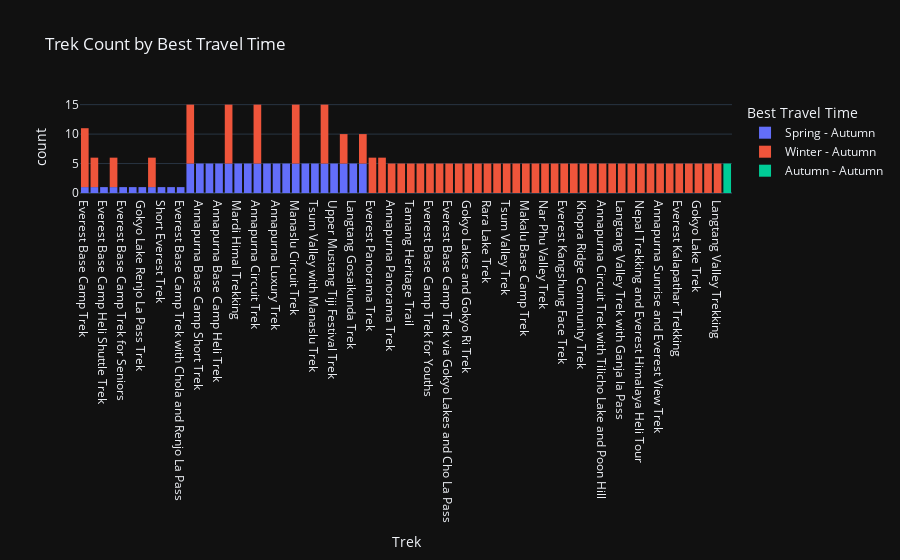

Notebook code for this chart:
### Code cell
# visualization based on trek and best travel time
fig = px.histogram(df, x='Trek', color='Best Travel Time', title='Trek Count by Best Travel Time')
fig.show()

### Figure 1 — Plotly figure (JSON) as saved in the notebook; plotly's stock layout.template omitted (floating-point values rounded to 4 significant figures; data arrays with more than 128 entries replaced by an {"elided": "..."} marker saying what was removed)
{"data": [{"alignmentgroup": "True", "bingroup": "x", "hovertemplate": "Best Travel Time=Spring - Autumn<br>Trek=%{x}<br>count=%{y}<extra></extra>", "legendgroup": "Spring - Autumn", "marker": {"color": "#636efa", "pattern": {"shape": ""}}, "name": "Spring - Autumn", "offsetgroup": "Spring - Autumn", "orientation": "v", "showlegend": true, "x": ["Everest Base Camp Trek", "Everest Base Camp Short Trek", "Everest Base Camp Heli Shuttle Trek", "Everest Base Camp Heli Trek", "Everest Base Camp Trek for Seniors", "Everest Chola Pass Trek", "Gokyo Lake Renjo La Pass Trek", "Everest High Passes Trek", "Short Everest Trek", "Luxury Everest Base Camp Heli Trek", "Everest Base Camp Trek with Chola and Renjo La Pass", "Annapurna Base Camp Trek", "Annapurna Base Camp Short Trek", "Instant Annapurna Base Camp Trek", "Annapurna Base Camp Heli Trek", "Mardi Himal Trek", "Mardi Himal Trekking", "Classic Annapurna Circuit Trek", "Annapurna Circuit Trek", "Annapurna Circuit Short Trek", "Annapurna Luxury Trek", "Annapurna Tilicho Lake Trek", "Manaslu Circuit Trek", "Manaslu Circuit Trekking", "Tsum Valley with Manaslu Trek", "Upper Mustang Trek", "Upper Mustang Tiji Festival Trek", "Langtang Valley Trek", "Langtang Gosaikunda Trek", "Tamang Heritage Trek", "Annapurna Base Camp Trek", "Annapurna Base Camp Short Trek", "Instant Annapurna Base Camp Trek", "Annapurna Base Camp Heli Trek", "Mardi Himal Trek", "Mardi Himal Trekking", "Classic Annapurna Circuit Trek", "Annapurna Circuit Trek", "Annapurna Circuit Short Trek", "Annapurna Luxury Trek", "Annapurna Tilicho Lake Trek", "Manaslu Circuit Trek", "Manaslu Circuit Trekking", "Tsum Valley with Manaslu Trek", "Upper Mustang Trek", "Upper Mustang Tiji Festival Trek", "Langtang Valley Trek", "Langtang Gosaikunda Trek", "Tamang Heritage Trek", "Annapurna Base Camp Trek", "Annapurna Base Camp Short Trek", "Instant Annapurna Base Camp Trek", "Annapurna Base Camp Heli Trek", "Mardi Himal Trek", "Mardi Himal Trekking", "Classic Annapurna Circuit Trek", "Annapurna Circuit Trek", "Annapurna Circuit Short Trek", "Annapurna Luxury Trek", "Annapurna Tilicho Lake Trek", "Manaslu Circuit Trek", "Manaslu Circuit Trekking", "Tsum Valley with Manaslu Trek", "Upper Mustang Trek", "Upper Mustang Tiji Festival Trek", "Langtang Valley Trek", "Langtang Gosaikunda Trek", "Tamang Heritage Trek", "Annapurna Base Camp Trek", "Annapurna Base Camp Short Trek", "Instant Annapurna Base Camp Trek", "Annapurna Base Camp Heli Trek", "Mardi Himal Trek", "Mardi Himal Trekking", "Classic Annapurna Circuit Trek", "Annapurna Circuit Trek", "Annapurna Circuit Short Trek", "Annapurna Luxury Trek", "Annapurna Tilicho Lake Trek", "Manaslu Circuit Trek", "Manaslu Circuit Trekking", "Tsum Valley with Manaslu Trek", "Upper Mustang Trek", "Upper Mustang Tiji Festival Trek", "Langtang Valley Trek", "Langtang Gosaikunda Trek", "Tamang Heritage Trek", "Annapurna Base Camp Trek", "Annapurna Base Camp Short Trek", "Instant Annapurna Base Camp Trek", "Annapurna Base Camp Heli Trek", "Mardi Himal Trek", "Mardi Himal Trekking", "Classic Annapurna Circuit Trek", "Annapurna Circuit Trek", "Annapurna Circuit Short Trek", "Annapurna Luxury Trek", "Annapurna Tilicho Lake Trek", "Manaslu Circuit Trek", "Manaslu Circuit Trekking", "Tsum Valley with Manaslu Trek", "Upper Mustang Trek", "Upper Mustang Tiji Festival Trek", "Langtang Valley Trek", "Langtang Gosaikunda Trek", "Tamang Heritage Trek"], "xaxis": "x", "yaxis": "y", "type": "histogram"}, {"alignmentgroup": "True", "bingroup": "x", "hovertemplate": "Best Travel Time=Winter - Autumn<br>Trek=%{x}<br>count=%{y}<extra></extra>", "legendgroup": "Winter - Autumn", "marker": {"color": "#EF553B", "pattern": {"shape": ""}}, "name": "Winter - Autumn", "offsetgroup": "Winter - Autumn", "orientation": "v", "showlegend": true, "x": {"elided": "272 str values"}, "xaxis": "x", "yaxis": "y", "type": "histogram"}, {"alignmentgroup": "True", "bingroup": "x", "hovertemplate": "Best Travel Time=Autumn - Autumn<br>Trek=%{x}<br>count=%{y}<extra></extra>", "legendgroup": "Autumn - Autumn", "marker": {"color": "#00cc96", "pattern": {"shape": ""}}, "name": "Autumn - Autumn", "offsetgroup": "Autumn - Autumn", "orientation": "v", "showlegend": true, "x": ["Upper Mustang Trek with Yara", "Upper Mustang Trek with Yara", "Upper Mustang Trek with Yara", "Upper Mustang Trek with Yara", "Upper Mustang Trek with Yara"], "xaxis": "x", "yaxis": "y", "type": "histogram"}], "layout": {"xaxis": {"anchor": "y", "domain": [0.0, 1.0], "title": {"text": "Trek"}}, "yaxis": {"anchor": "x", "domain": [0.0, 1.0], "title": {"text": "count"}}, "legend": {"title": {"text": "Best Travel Time"}, "tracegroupgap": 0}, "title": {"text": "Trek Count by Best Travel Time"}, "barmode": "relative"}}
